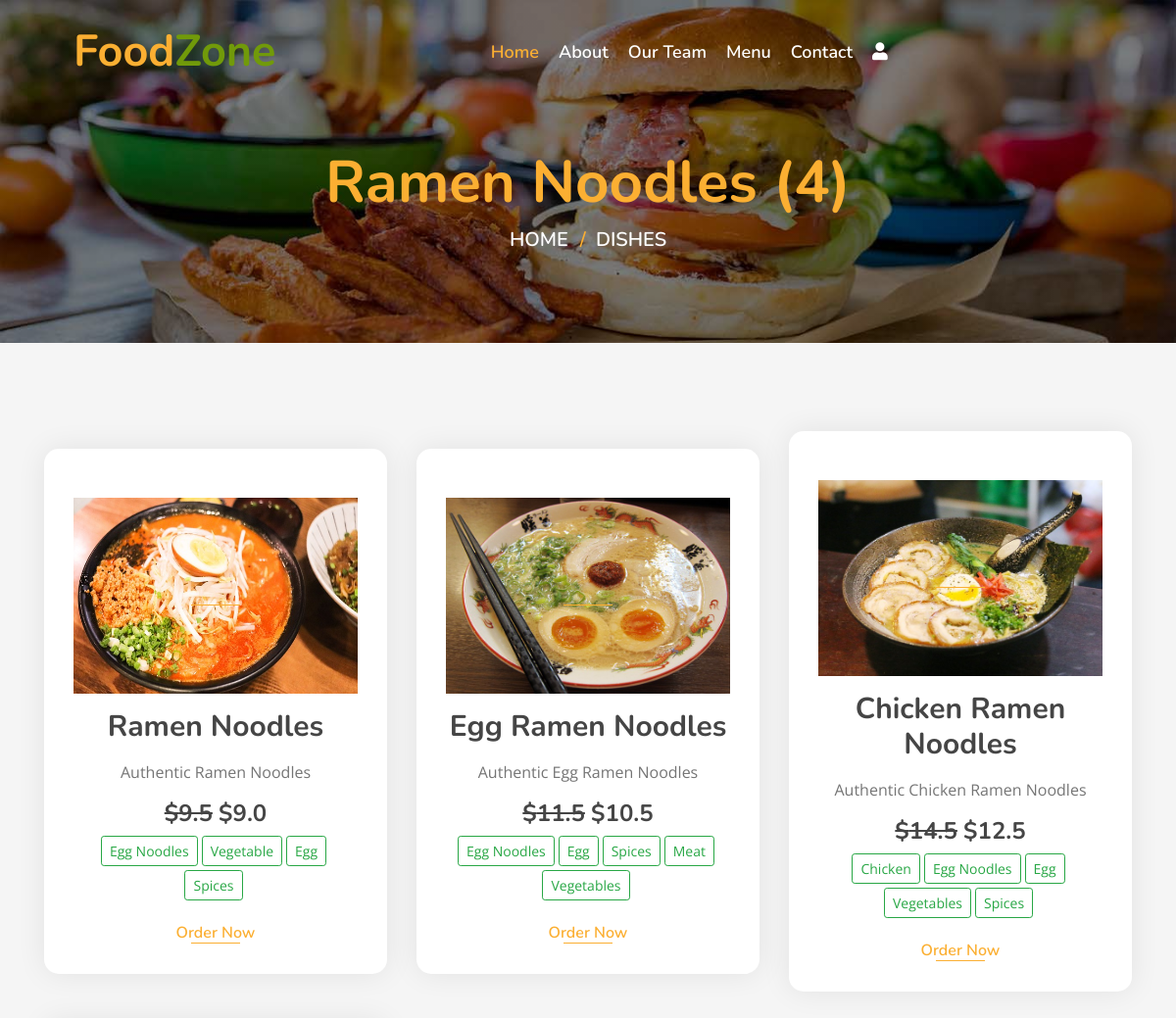
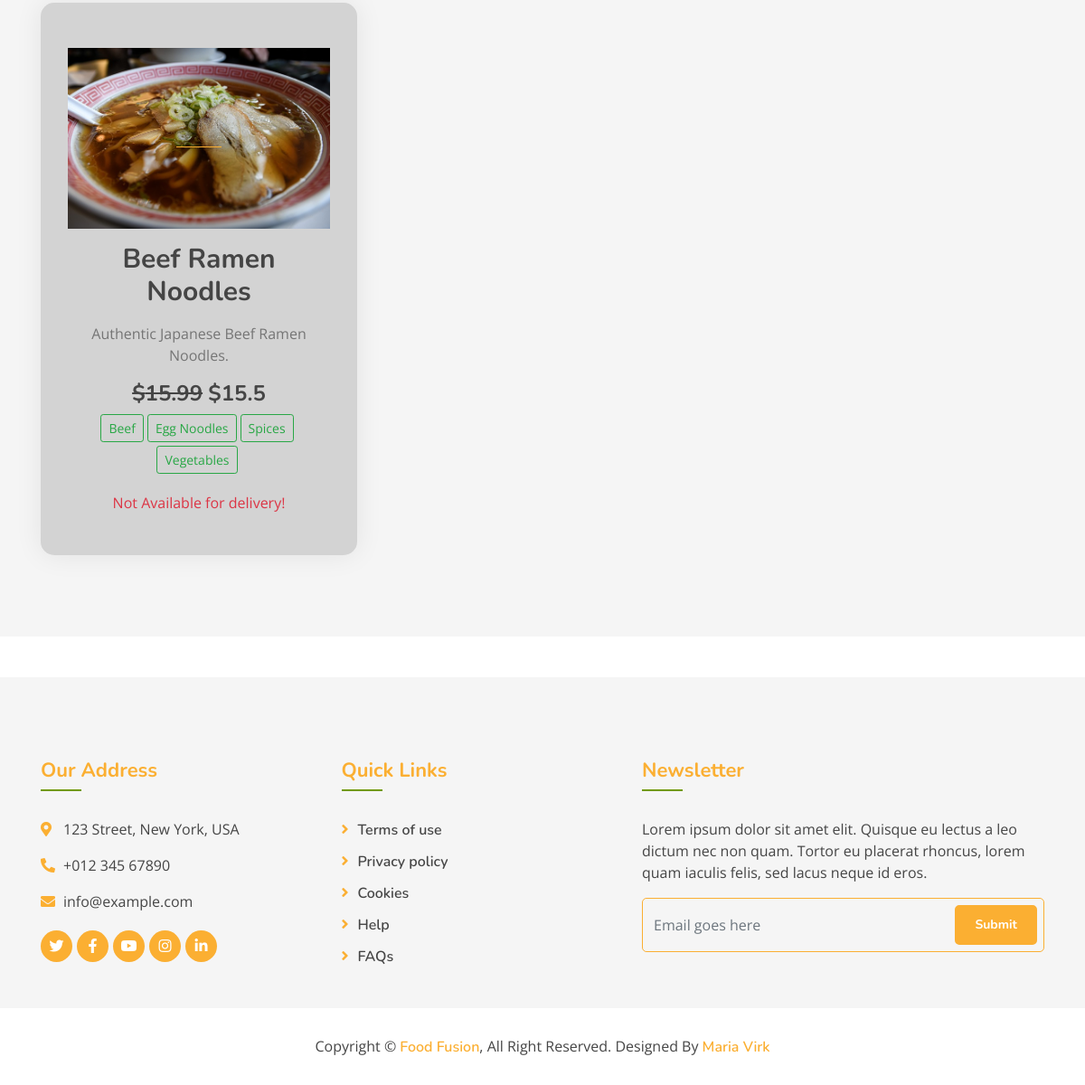
Screenshot of /dishes/?q=3 with the database file from the repository (2 pictures, top to bottom).
### myapp/models.py (models this page shows, shortened)
class Category(models.Model):
    name = models.CharField(max_length=100, unique=True)
    image = models.ImageField(upload_to="categories/%Y/%m/%d")
    icon = models.CharField(max_length=50, blank=True)
    description = models.TextField()
    added_on = models.DateTimeField(auto_now_add=True)
    updated_on = models.DateTimeField(auto_now=True)

class Dish(models.Model):
    name = models.CharField(max_length=200, unique=True)
    image = models.ImageField(upload_to='dishes/%Y/%m/%d')
    ingredients = models.TextField()
    details = models.TextField(blank=True)
    category = models.ForeignKey(Category, on_delete=models.CASCADE)
    price = models.FloatField()
    discounted_price = models.FloatField(blank=True)
    is_available = models.BooleanField(default=True)
    added_on = models.DateTimeField(auto_now_add=True)
    updated_on = models.DateTimeField(auto_now=True)
    class Meta:
        verbose_name_plural = "Dish Table"

### myapp/views.py (the view)
# urls.py: path('dishes/', views.all_dishes, name="all_dishes"),
def all_dishes(request):
    context = {}
    dishes = Dish.objects.all()
    if "q" in request.GET:
        id = request.GET.get("q")
        dishes = Dish.objects.filter(category__id=id)
        context['dish_category'] = Category.objects.get(id=id).name
    context['dishes'] = dishes
    return render(request, 'all_dishes.html', context)

### template/all_dishes.html (shortened to what this page needs)
{% extends "base.html" %}
{% block content %}
<div class="page-header mb-0">
    <div class="container">
        <div class="row">
            <div class="col-12">
                <h2>{% if dish_category %} {{dish_category}} {% else %}Dishes {% endif %}({{dishes|length}})</h2>
            </div>
            <div class="col-12">
                <a href="/">Home</a>
                <a href="/dishes/">Dishes</a>
            </div>
        </div>
    </div>
</div>
<div class="food mt-0">
    <div class="container">
        <div class="row align-items-center">
        {% for i in dishes %}
            <div class="col-md-4">
                {% if i.is_available %}
                <div class="food-item">
                {% else %}
                <div class="food-item" style="background-color: lightgray;">
                {% endif %}
                    <a href="" target=""><img src="/{{i.image}}" style="height: 200px;width: 100%;"></a>
                    <h2 class="my-3">{{i.name}}</h2>
                    <p>
                        {{i.details}}
                    </p>
                    <h4 class="menu-text" style="font-weight: normal;">
                        {% if i.price != i.discounted_price %}
                            <strong><del>&dollar;{{i.price}}</del></strong>
                        {% endif %}
                            <strong>&dollar;{{i.discounted_price}}</strong>
                    </h4>
                    <p>
                    </p>
                    {% if user.is_superuser or user.is_staff %}
                    <p class="text-danger">Staff can't order !!</p>
                    {% elif i.is_available %}
                    <a href="{% url 'dish' id=i.id %}">Order Now</a>
                    {% else %}
                        <p class="text-danger">Not Available for delivery!</p>
                    {% endif %}
                </div>
            </div>
        {% endfor %}
        </div>
    </div>
</div>
{% endblock %}

### static/css/styles.css (style rules this page uses)
body { color: #757575; background: #ffffff; font-family: "open sans", sans-serif; }
h1, h2, h3, h4, h5, h6 { color: #454545; font-family: "Nunito", sans-serif; }
a { font-family: "Nunito", sans-serif; font-weight: 600; color: #fbaf32; transition: 0.3s; }
.page-header { position: relative; margin-bottom: 45px; padding: 150px 0 90px 0; text-align: center; background: linear-gradient(rgba(0, 0, 0, 0.5), rgba(0, 0, 0, 0.5)), url(../img/page-header.jpg); background-position: center; background-repeat: no-repeat; background-size: cover; }
.page-header h2 { position: relative; color: #fbaf32; font-size: 60px; font-weight: 700; }
.page-header a { position: relative; padding: 0 12px; font-size: 20px; text-transform: uppercase; color: #ffffff; }
.page-header a::after { position: absolute; content: "/"; width: 8px; height: 8px; top: -1px; right: -7px; text-align: center; color: #fbaf32; }
.page-header a:last-child::after { display: none; }
.food { position: relative; width: 100%; padding: 90px 0 60px 0; margin: 45px 0; background: rgba(0, 0, 0, 0.04); }
.food .food-item { position: relative; width: 100%; margin-bottom: 30px; padding: 50px 30px 30px; text-align: center; background: #ffffff; border-radius: 15px; box-shadow: 0 0 30px rgba(0, 0, 0, 0.08); transition: 0.3s; }
.food .food-item h2 { font-size: 30px; font-weight: 700; }
.food .food-item a { position: relative; font-size: 16px; }
.food .food-item a::after { position: absolute; content: ""; width: 50px; height: 1px; bottom: 0; left: calc(50% - 25px); background: #fbaf32; transition: 0.3s; }

### rows the page displays
Category: name "Ramen Noodles"
Dish: image (picture), name "Ramen Noodles", details "Authentic Ramen Noodles", price "9.5", discounted_price "9.0", is_available "Order Now"
Dish: image (picture), name "Egg Ramen Noodles", details "Authentic Egg Ramen Noodles", price "11.5", discounted_price "10.5", is_available "Order Now"
Dish: image (picture), name "Chicken Ramen Noodles", details "Authentic Chicken Ramen Noodles", price "14.5", discounted_price "12.5", is_available "Order Now"
Dish: image (picture), name "Beef Ramen Noodles", details "Authentic Japanese Beef Ramen Noodles.", price "15.99", discounted_price "15.5", is_available "Not Available for delivery!"

### other values shown
{{ dishes|length }} "4"
